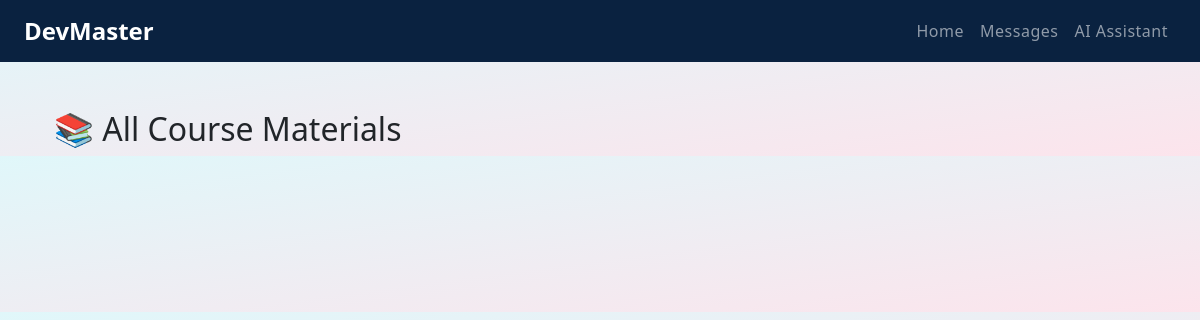
Page /course-materials/ (signed in) on the earlier database version.
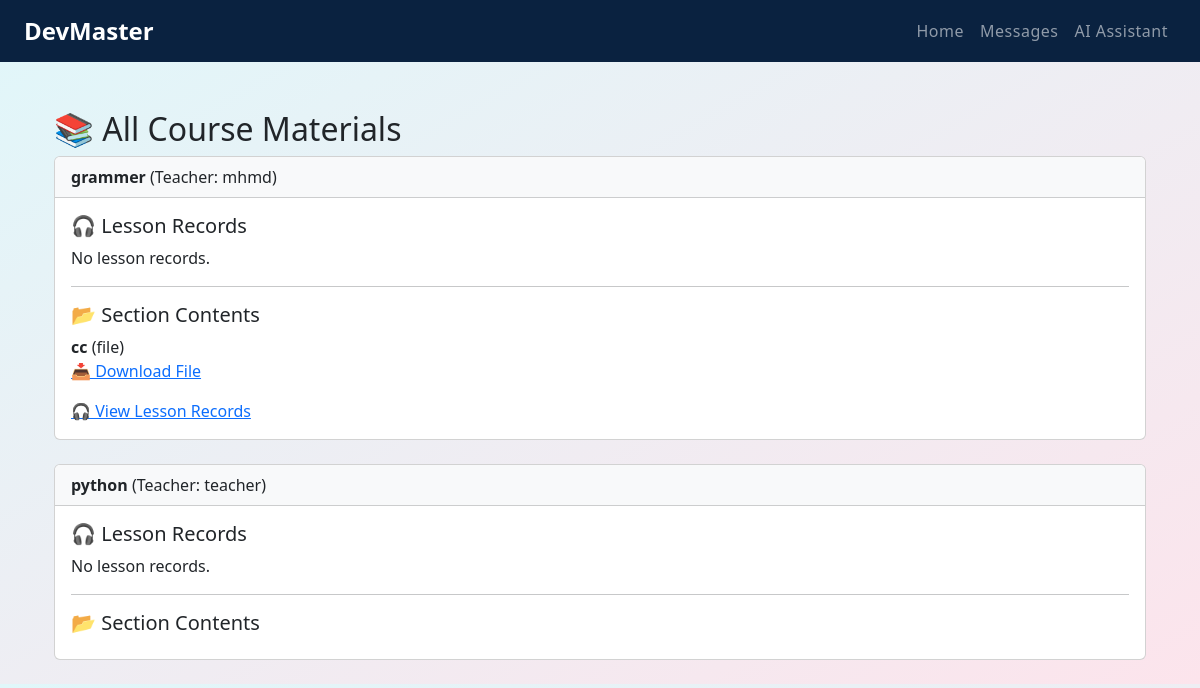
Same page on the later database version.
### users/models.py (models this page shows, shortened)
class Enrollment(models.Model):
    student = models.ForeignKey(Student, on_delete=models.CASCADE)
    course = models.ForeignKey(Course, on_delete=models.CASCADE)
    enrolled_on = models.DateTimeField(auto_now_add=True)
    class Meta:
        unique_together = ('student', 'course')

class Course(models.Model):
    title = models.CharField(max_length=100)
    description = models.TextField()
    teacher = models.ForeignKey(Teacher, on_delete=models.CASCADE, related_name='courses')
    learning_level = models.ForeignKey(LearningLevel, on_delete=models.CASCADE, related_name='courses')

class Teacher(models.Model):
    user = models.OneToOneField(User, on_delete=models.CASCADE)
    expertise = models.CharField(max_length=100)

class SectionContent(models.Model):
    CONTENT_TYPES = [
        ('text', 'Text'),
        ('file', 'File'),
        ('video', 'Video'),
        ('audio', 'Audio'),
        ('assignment', 'Assignment'),
        ('link', 'External Link'),
    ]
    section = models.ForeignKey(CourseSection, on_delete=models.CASCADE, related_name='contents')
    content_type = models.CharField(max_length=20, choices=CONTENT_TYPES)
    title = models.CharField(max_length=100)
    text_content = models.TextField(blank=True, null=True)
    file = models.FileField(upload_to='course_contents/', blank=True, null=True)
    video_url = models.URLField(blank=True, null=True)
    audio_file = models.FileField(upload_to='audio_contents/', blank=True, null=True)
    external_link = models.URLField(blank=True, null=True)
    assignment_instructions = models.TextField(blank=True, null=True)
    assignment_due_date = models.DateTimeField(blank=True, null=True)
    created_at = models.DateTimeField(auto_now_add=True)
    updated_at = models.DateTimeField(auto_now=True)
    order = models.PositiveIntegerField(default=0)
    description = models.TextField(blank=True, null=True)
    valid_from = models.DateField(blank=True, null=True)
    valid_to = models.DateField(blank=True, null=True)
    class Meta:
        ordering = ['order']

### users/views.py (the view)
# urls.py: path('course-materials/', views.student_all_course_materials, name='student_course_materials'),
@login_required
def student_all_course_materials(request):
    student = request.user.student
    enrollments = Enrollment.objects.filter(student=student).select_related('course')
    course_ids = enrollments.values_list('course__id', flat=True)
    records = LessonRecord.objects.filter(course__id__in=course_ids)
    contents = SectionContent.objects.filter(section__course__id__in=course_ids)
    return render(request, 'users/student_course_materials.html', {
        'enrollments': enrollments,
        'records': records,
        'contents': contents,
    } )

### users/templates/users/student_course_materials.html
{% extends 'base.html' %}
{% block content %}
<div class="container mt-4">
  <h2>📚 All Course Materials</h2>
  {% for enrollment in enrollments %}
    <div class="card mb-4">
      <div class="card-header bg-light">
        <strong>{{ enrollment.course.title }}</strong> (Teacher: {{ enrollment.course.teacher.user.username }})
      </div>
      <div class="card-body">
        <h5>🎧 Lesson Records</h5>
        {% for record in records %}
          {% if record.course == enrollment.course %}
            <p>
              <strong>{{ record.title }}</strong><br>
              <a href="{{ record.file.url }}" target="_blank">Download/View</a>
            </p>
          {% endif %}
        {% empty %}
          <p>No lesson records.</p>
        {% endfor %}
        <hr>
        <h5>📂 Section Contents</h5>
        {% for content in contents %}
          {% if content.section.course == enrollment.course %}
            <p>
              <strong>{{ content.title }}</strong> ({{ content.content_type }})<br>
              {% if content.file %}
                <a href="{{ content.file.url }}" target="_blank">📥 Download File</a>
              {% elif content.video_url %}
                <a href="{{ content.video_url }}" target="_blank">▶️ Watch Video</a>
              {% elif content.audio_file %}
                <a href="{{ content.audio_file.url }}" target="_blank">🎧 Listen</a>
              {% elif content.external_link %}
                <a href="{{ content.external_link }}" target="_blank">🔗 Visit Link</a>
              {% else %}
                {{ content.text_content }}
              {% endif %}
            </p>
            <a href="{% url 'view_lesson_records' %}">🎧 View Lesson Records</a>
          {% endif %}
        {% endfor %}
      </div>
    </div>
  {% endfor %}
</div>
{% endblock %}

Differences in the rows shown:
added Enrollment: course "grammer", course.teacher.user.username "mhmd"
added SectionContent: title "cc", content_type "file"
added Enrollment: course "python", course.teacher.user.username "teacher"
